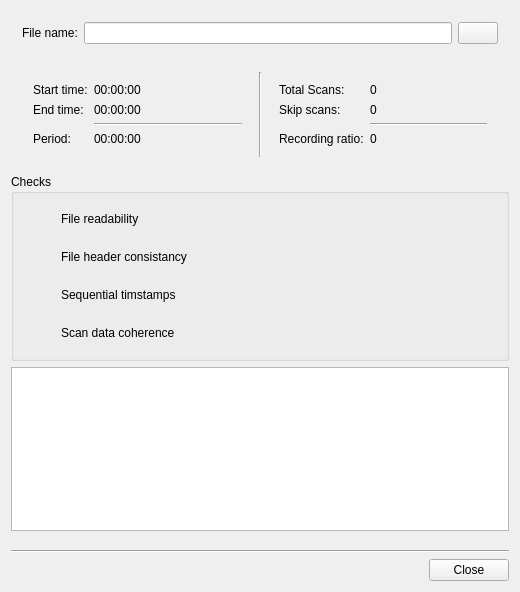
<?xml version="1.0" encoding="UTF-8"?>
<ui version="4.0">
 <class>LogStatWidget</class>
 <widget class="QWidget" name="LogStatWidget">
  <property name="windowModality">
   <enum>Qt::ApplicationModal</enum>
  </property>
  <property name="geometry">
   <rect>
    <x>0</x>
    <y>0</y>
    <width>520</width>
    <height>592</height>
   </rect>
  </property>
  <property name="minimumSize">
   <size>
    <width>0</width>
    <height>100</height>
   </size>
  </property>
  <property name="windowTitle">
   <string>Log file check</string>
  </property>
  <property name="windowIcon">
   <iconset resource="../../programs/UrgBenri/UrgBenri.qrc">
    <normaloff>:/icons/app_icon</normaloff>:/icons/app_icon</iconset>
  </property>
  <layout class="QVBoxLayout" name="verticalLayout_2">
   <item>
    <layout class="QHBoxLayout" name="horizontalLayout_3">
     <property name="margin">
      <number>11</number>
     </property>
     <item>
      <widget class="QLabel" name="label_4">
       <property name="text">
        <string>File name:</string>
       </property>
      </widget>
     </item>
     <item>
      <widget class="QLineEdit" name="fileNameLine">
       <property name="readOnly">
        <bool>true</bool>
       </property>
      </widget>
     </item>
     <item>
      <widget class="QPushButton" name="checkLogButton">
       <property name="text">
        <string/>
       </property>
       <property name="icon">
        <iconset resource="../../programs/UrgBenri/UrgBenri.qrc">
         <normaloff>:/icons/load_icon</normaloff>:/icons/load_icon</iconset>
       </property>
      </widget>
     </item>
    </layout>
   </item>
   <item>
    <layout class="QHBoxLayout" name="horizontalLayout">
     <property name="margin">
      <number>11</number>
     </property>
     <item>
      <layout class="QFormLayout" name="formLayout">
       <property name="margin">
        <number>11</number>
       </property>
       <item row="0" column="0">
        <widget class="QLabel" name="label">
         <property name="text">
          <string>Start time:</string>
         </property>
        </widget>
       </item>
       <item row="0" column="1">
        <widget class="QLabel" name="startTimeLabel">
         <property name="font">
          <font>
           <pointsize>9</pointsize>
          </font>
         </property>
         <property name="text">
          <string>00:00:00</string>
         </property>
        </widget>
       </item>
       <item row="1" column="0">
        <widget class="QLabel" name="label_2">
         <property name="text">
          <string>End time:</string>
         </property>
        </widget>
       </item>
       <item row="1" column="1">
        <widget class="QLabel" name="endTimeLabel">
         <property name="font">
          <font>
           <pointsize>9</pointsize>
          </font>
         </property>
         <property name="text">
          <string>00:00:00</string>
         </property>
        </widget>
       </item>
       <item row="2" column="1">
        <widget class="Line" name="line">
         <property name="orientation">
          <enum>Qt::Horizontal</enum>
         </property>
        </widget>
       </item>
       <item row="3" column="0">
        <widget class="QLabel" name="label_3">
         <property name="text">
          <string>Period:</string>
         </property>
        </widget>
       </item>
       <item row="3" column="1">
        <widget class="QLabel" name="periodLabel">
         <property name="font">
          <font>
           <pointsize>9</pointsize>
          </font>
         </property>
         <property name="text">
          <string>00:00:00</string>
         </property>
        </widget>
       </item>
      </layout>
     </item>
     <item>
      <widget class="Line" name="line_4">
       <property name="maximumSize">
        <size>
         <width>16777215</width>
         <height>16777215</height>
        </size>
       </property>
       <property name="orientation">
        <enum>Qt::Vertical</enum>
       </property>
      </widget>
     </item>
     <item>
      <layout class="QFormLayout" name="formLayout_2">
       <property name="fieldGrowthPolicy">
        <enum>QFormLayout::AllNonFixedFieldsGrow</enum>
       </property>
       <property name="margin">
        <number>11</number>
       </property>
       <item row="0" column="0">
        <widget class="QLabel" name="label_7">
         <property name="text">
          <string>Total Scans:</string>
         </property>
        </widget>
       </item>
       <item row="0" column="1">
        <widget class="QLabel" name="totalScansLabel">
         <property name="font">
          <font>
           <pointsize>9</pointsize>
          </font>
         </property>
         <property name="text">
          <string>0</string>
         </property>
        </widget>
       </item>
       <item row="1" column="0">
        <widget class="QLabel" name="label_8">
         <property name="text">
          <string>Skip scans:</string>
         </property>
        </widget>
       </item>
       <item row="1" column="1">
        <widget class="QLabel" name="skipScansLabel">
         <property name="font">
          <font>
           <pointsize>9</pointsize>
          </font>
         </property>
         <property name="text">
          <string>0</string>
         </property>
        </widget>
       </item>
       <item row="2" column="1">
        <widget class="Line" name="line_2">
         <property name="orientation">
          <enum>Qt::Horizontal</enum>
         </property>
        </widget>
       </item>
       <item row="3" column="0">
        <widget class="QLabel" name="label_9">
         <property name="text">
          <string>Recording ratio:</string>
         </property>
        </widget>
       </item>
       <item row="3" column="1">
        <widget class="QLabel" name="skipRatioLabel">
         <property name="font">
          <font>
           <pointsize>9</pointsize>
          </font>
         </property>
         <property name="text">
          <string>0</string>
         </property>
        </widget>
       </item>
      </layout>
     </item>
    </layout>
   </item>
   <item>
    <widget class="QGroupBox" name="groupBox">
     <property name="title">
      <string>Checks</string>
     </property>
     <layout class="QVBoxLayout" name="verticalLayout">
      <item>
       <layout class="QHBoxLayout" name="horizontalLayout_4">
        <item>
         <widget class="BusyIndicatorWidget" name="check1Loading" native="true">
          <property name="minimumSize">
           <size>
            <width>0</width>
            <height>0</height>
           </size>
          </property>
          <property name="maximumSize">
           <size>
            <width>32</width>
            <height>32</height>
           </size>
          </property>
         </widget>
        </item>
        <item>
         <widget class="QLabel" name="check1Text">
          <property name="text">
           <string>File readability</string>
          </property>
         </widget>
        </item>
        <item>
         <widget class="QLabel" name="check1Result">
          <property name="sizePolicy">
           <sizepolicy hsizetype="Preferred" vsizetype="Preferred">
            <horstretch>0</horstretch>
            <verstretch>0</verstretch>
           </sizepolicy>
          </property>
          <property name="minimumSize">
           <size>
            <width>32</width>
            <height>32</height>
           </size>
          </property>
          <property name="maximumSize">
           <size>
            <width>32</width>
            <height>32</height>
           </size>
          </property>
          <property name="text">
           <string/>
          </property>
          <property name="pixmap">
           <pixmap resource="../../programs/UrgBenri/UrgBenri.qrc">:/icons/ledorange_icon</pixmap>
          </property>
          <property name="scaledContents">
           <bool>false</bool>
          </property>
         </widget>
        </item>
       </layout>
      </item>
      <item>
       <layout class="QHBoxLayout" name="horizontalLayout_5">
        <item>
         <widget class="BusyIndicatorWidget" name="check2Loading" native="true">
          <property name="maximumSize">
           <size>
            <width>32</width>
            <height>32</height>
           </size>
          </property>
         </widget>
        </item>
        <item>
         <widget class="QLabel" name="check2Text">
          <property name="text">
           <string>File header consistancy</string>
          </property>
         </widget>
        </item>
        <item>
         <widget class="QLabel" name="check2Result">
          <property name="sizePolicy">
           <sizepolicy hsizetype="Preferred" vsizetype="Preferred">
            <horstretch>0</horstretch>
            <verstretch>0</verstretch>
           </sizepolicy>
          </property>
          <property name="minimumSize">
           <size>
            <width>32</width>
            <height>32</height>
           </size>
          </property>
          <property name="maximumSize">
           <size>
            <width>32</width>
            <height>32</height>
           </size>
          </property>
          <property name="text">
           <string/>
          </property>
          <property name="pixmap">
           <pixmap resource="../../programs/UrgBenri/UrgBenri.qrc">:/icons/ledorange_icon</pixmap>
          </property>
          <property name="scaledContents">
           <bool>false</bool>
          </property>
         </widget>
        </item>
       </layout>
      </item>
      <item>
       <layout class="QHBoxLayout" name="horizontalLayout_6">
        <item>
         <widget class="BusyIndicatorWidget" name="check3Loading" native="true">
          <property name="maximumSize">
           <size>
            <width>32</width>
            <height>32</height>
           </size>
          </property>
         </widget>
        </item>
        <item>
         <widget class="QLabel" name="check3Text">
          <property name="text">
           <string>Sequential timstamps</string>
          </property>
         </widget>
        </item>
        <item>
         <widget class="QLabel" name="check3Result">
          <property name="sizePolicy">
           <sizepolicy hsizetype="Preferred" vsizetype="Preferred">
            <horstretch>0</horstretch>
            <verstretch>0</verstretch>
           </sizepolicy>
          </property>
          <property name="minimumSize">
           <size>
            <width>32</width>
            <height>32</height>
           </size>
          </property>
          <property name="maximumSize">
           <size>
            <width>32</width>
            <height>32</height>
           </size>
          </property>
          <property name="text">
           <string/>
          </property>
          <property name="pixmap">
           <pixmap resource="../../programs/UrgBenri/UrgBenri.qrc">:/icons/ledorange_icon</pixmap>
          </property>
          <property name="scaledContents">
           <bool>false</bool>
          </property>
         </widget>
        </item>
       </layout>
      </item>
      <item>
       <layout class="QHBoxLayout" name="horizontalLayout_7">
        <item>
         <widget class="BusyIndicatorWidget" name="check4Loading" native="true">
          <property name="maximumSize">
           <size>
            <width>32</width>
            <height>32</height>
           </size>
          </property>
         </widget>
        </item>
        <item>
         <widget class="QLabel" name="check4Text">
          <property name="text">
           <string>Scan data coherence</string>
          </property>
         </widget>
        </item>
        <item>
         <widget class="QLabel" name="check4Result">
          <property name="sizePolicy">
           <sizepolicy hsizetype="Preferred" vsizetype="Preferred">
            <horstretch>0</horstretch>
            <verstretch>0</verstretch>
           </sizepolicy>
          </property>
          <property name="minimumSize">
           <size>
            <width>32</width>
            <height>32</height>
           </size>
          </property>
          <property name="maximumSize">
           <size>
            <width>32</width>
            <height>32</height>
           </size>
          </property>
          <property name="text">
           <string/>
          </property>
          <property name="pixmap">
           <pixmap resource="../../programs/UrgBenri/UrgBenri.qrc">:/icons/ledorange_icon</pixmap>
          </property>
          <property name="scaledContents">
           <bool>false</bool>
          </property>
         </widget>
        </item>
       </layout>
      </item>
     </layout>
    </widget>
   </item>
   <item>
    <widget class="QListWidget" name="console"/>
   </item>
   <item>
    <spacer name="verticalSpacer">
     <property name="orientation">
      <enum>Qt::Vertical</enum>
     </property>
     <property name="sizeHint" stdset="0">
      <size>
       <width>20</width>
       <height>40</height>
      </size>
     </property>
    </spacer>
   </item>
   <item>
    <widget class="Line" name="line_3">
     <property name="orientation">
      <enum>Qt::Horizontal</enum>
     </property>
    </widget>
   </item>
   <item>
    <layout class="QHBoxLayout" name="horizontalLayout_2">
     <item>
      <widget class="BusyIndicatorWidget" name="loadIndicator" native="true"/>
     </item>
     <item>
      <spacer name="horizontalSpacer_2">
       <property name="orientation">
        <enum>Qt::Horizontal</enum>
       </property>
       <property name="sizeHint" stdset="0">
        <size>
         <width>40</width>
         <height>20</height>
        </size>
       </property>
      </spacer>
     </item>
     <item>
      <widget class="QPushButton" name="closeButton">
       <property name="text">
        <string>Close</string>
       </property>
      </widget>
     </item>
    </layout>
   </item>
  </layout>
 </widget>
 <customwidgets>
  <customwidget>
   <class>BusyIndicatorWidget</class>
   <extends>QWidget</extends>
   <header>BusyIndicatorWidget.h</header>
   <container>1</container>
  </customwidget>
 </customwidgets>
 <resources>
  <include location="../../programs/UrgBenri/UrgBenri.qrc"/>
 </resources>
 <connections/>
</ui>
